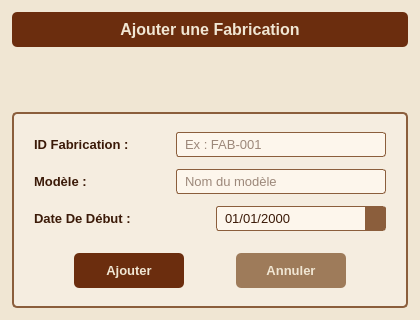
<?xml version="1.0" encoding="UTF-8"?>
<ui version="4.0">
 <class>Dialog_Ajout_Fabrication</class>
 <widget class="QDialog" name="Dialog_Ajout_Fabrication">
  <property name="geometry">
   <rect><x>0</x><y>0</y><width>420</width><height>320</height></rect>
  </property>
  <property name="windowTitle"><string>Ajouter Fabrication</string></property>
  <property name="styleSheet">
   <string notr="true">QDialog { background-color: #f0e6d3; }
QLabel { color: #3b1a08; font-family: &quot;Segoe UI&quot;; font-size: 10pt; font-weight: bold; }
QLineEdit { background-color: #fdf6ec; border: 1px solid #8b5e3c; border-radius: 3px; padding: 3px 6px; color: #3b1a08; font-family: &quot;Segoe UI&quot;; font-size: 10pt; }
QLineEdit:focus { border: 1.5px solid #5a2d0c; }
QDateEdit { background-color: #fdf6ec; border: 1px solid #8b5e3c; border-radius: 3px; padding: 3px 6px; color: #3b1a08; font-family: &quot;Segoe UI&quot;; font-size: 10pt; }
QDateEdit:focus { border: 1.5px solid #5a2d0c; }
QDateEdit::drop-down { border: none; background-color: #8b5e3c; width: 20px; }
QPushButton { background-color: #6b2d0e; color: #f0e6d3; border: none; border-radius: 5px; padding: 8px 20px; font-family: &quot;Segoe UI&quot;; font-size: 10pt; font-weight: bold; }
QPushButton:hover { background-color: #8b3d1a; }
QPushButton:pressed { background-color: #4a1e08; }
QPushButton#btn_annuler { background-color: #9e7b5a; }
QPushButton#btn_annuler:hover { background-color: #b8926e; }
QPushButton#btn_annuler:pressed { background-color: #7a5a3a; }
QFrame#frame_titre { background-color: #6b2d0e; border-radius: 5px; }
QLabel#lbl_titre { color: #f0e6d3; font-size: 12pt; }
QFrame#frame_contenu { background-color: #f5ede0; border: 2px solid #8b5e3c; border-radius: 5px; }</string>
  </property>
  <layout class="QVBoxLayout" name="layout_principal">
   <property name="spacing"><number>0</number></property>
   <property name="leftMargin"><number>12</number></property>
   <property name="topMargin"><number>12</number></property>
   <property name="rightMargin"><number>12</number></property>
   <property name="bottomMargin"><number>12</number></property>
   <item>
    <widget class="QFrame" name="frame_titre">
     <property name="frameShape"><enum>QFrame::StyledPanel</enum></property>
     <layout class="QHBoxLayout" name="layout_titre">
      <property name="leftMargin"><number>10</number></property>
      <property name="topMargin"><number>8</number></property>
      <property name="rightMargin"><number>10</number></property>
      <property name="bottomMargin"><number>8</number></property>
      <item>
       <widget class="QLabel" name="lbl_titre">
        <property name="text"><string>Ajouter une Fabrication</string></property>
        <property name="alignment"><set>Qt::AlignCenter</set></property>
       </widget>
      </item>
     </layout>
    </widget>
   </item>
   <item>
    <spacer name="spacer_top">
     <property name="orientation"><enum>Qt::Vertical</enum></property>
     <property name="sizeHint" stdset="0"><size><width>20</width><height>8</height></size></property>
    </spacer>
   </item>
   <item>
    <widget class="QFrame" name="frame_contenu">
     <property name="frameShape"><enum>QFrame::StyledPanel</enum></property>
     <layout class="QVBoxLayout" name="layout_contenu">
      <property name="spacing"><number>12</number></property>
      <property name="leftMargin"><number>20</number></property>
      <property name="topMargin"><number>18</number></property>
      <property name="rightMargin"><number>20</number></property>
      <property name="bottomMargin"><number>18</number></property>
      <item>
       <layout class="QHBoxLayout" name="layout_id">
        <item>
         <widget class="QLabel" name="lbl_id">
          <property name="text"><string>ID Fabrication :</string></property>
          <property name="minimumSize"><size><width>130</width><height>0</height></size></property>
         </widget>
        </item>
        <item>
         <widget class="QLineEdit" name="input_id_fabrication">
          <property name="placeholderText"><string>Ex : FAB-001</string></property>
         </widget>
        </item>
       </layout>
      </item>
      <item>
       <layout class="QHBoxLayout" name="layout_modele">
        <item>
         <widget class="QLabel" name="lbl_modele">
          <property name="text"><string>Modèle :</string></property>
          <property name="minimumSize"><size><width>130</width><height>0</height></size></property>
         </widget>
        </item>
        <item>
         <widget class="QLineEdit" name="input_modele">
          <property name="placeholderText"><string>Nom du modèle</string></property>
         </widget>
        </item>
       </layout>
      </item>
      <item>
       <layout class="QHBoxLayout" name="layout_date">
        <item>
         <widget class="QLabel" name="lbl_date_debut">
          <property name="text"><string>Date De Début :</string></property>
          <property name="minimumSize"><size><width>130</width><height>0</height></size></property>
         </widget>
        </item>
        <item>
         <widget class="QDateEdit" name="input_date_debut">
          <property name="displayFormat"><string>dd/MM/yyyy</string></property>
          <property name="calendarPopup"><bool>true</bool></property>
          <property name="date"><date><year>2000</year><month>1</month><day>1</day></date></property>
         </widget>
        </item>
       </layout>
      </item>
      <item>
       <spacer name="spacer_mid">
        <property name="orientation"><enum>Qt::Vertical</enum></property>
        <property name="sizeHint" stdset="0"><size><width>20</width><height>10</height></size></property>
       </spacer>
      </item>
      <item>
       <layout class="QHBoxLayout" name="layout_boutons">
        <item>
         <spacer name="sp_l"><property name="orientation"><enum>Qt::Horizontal</enum></property><property name="sizeHint" stdset="0"><size><width>40</width><height>20</height></size></property></spacer>
        </item>
        <item>
         <widget class="QPushButton" name="btn_ajouter">
          <property name="text"><string>Ajouter</string></property>
          <property name="minimumSize"><size><width>110</width><height>35</height></size></property>
         </widget>
        </item>
        <item>
         <spacer name="sp_m"><property name="orientation"><enum>Qt::Horizontal</enum></property><property name="sizeHint" stdset="0"><size><width>15</width><height>20</height></size></property></spacer>
        </item>
        <item>
         <widget class="QPushButton" name="btn_annuler">
          <property name="text"><string>Annuler</string></property>
          <property name="minimumSize"><size><width>110</width><height>35</height></size></property>
         </widget>
        </item>
        <item>
         <spacer name="sp_r"><property name="orientation"><enum>Qt::Horizontal</enum></property><property name="sizeHint" stdset="0"><size><width>40</width><height>20</height></size></property></spacer>
        </item>
       </layout>
      </item>
     </layout>
    </widget>
   </item>
  </layout>
 </widget>
 <resources/>
 <connections>
  <connection>
   <sender>btn_annuler</sender><signal>clicked()</signal>
   <receiver>Dialog_Ajout_Fabrication</receiver><slot>reject()</slot>
   <hints>
    <hint type="sourcelabel"><x>300</x><y>280</y></hint>
    <hint type="destinationlabel"><x>210</x><y>160</y></hint>
   </hints>
  </connection>
 </connections>
</ui>
